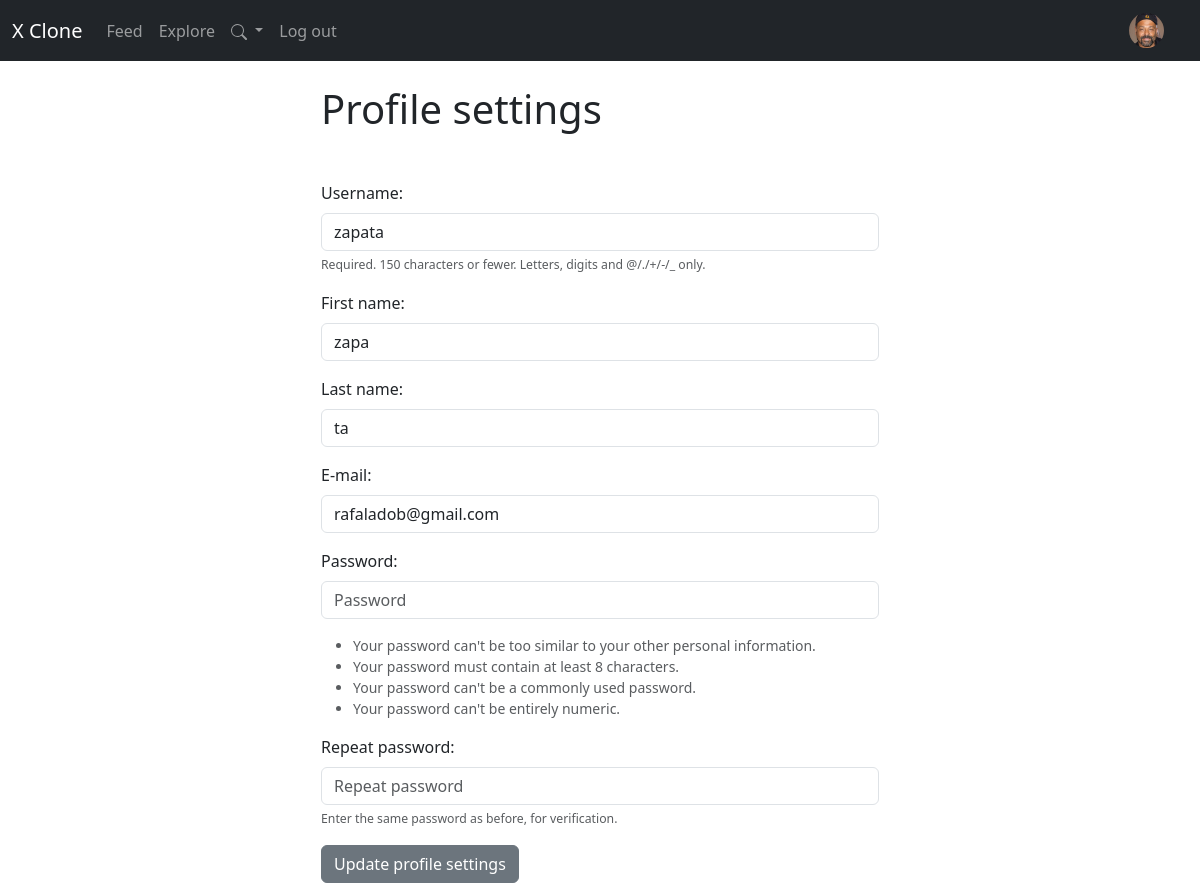
Screenshot of /update_user/ (signed in) with the database file from the repository.
### x/models.py (models this page shows, shortened)
class CustomUser(AbstractUser):
    follows = models.ManyToManyField("self",
                                     related_name="followed_by",
                                     symmetrical=False,
                                     blank=True)
    profile_image = models.ImageField(null=True, blank=True, upload_to='images/')
    profile_bio = models.CharField(null=True, blank=True, max_length=500)
    homepage_link = models.CharField(null=True, blank=True, max_length=150)
    facebook_link = models.CharField(null=True, blank=True, max_length=150)
    instagram_link = models.CharField(null=True, blank=True, max_length=150)
    linkedin_link = models.CharField(null=True, blank=True, max_length=150)

### x/views.py (the view)
# urls.py: path("update_user/", views.update_user, name="update_user"),
def update_user(request):
    if request.user.is_authenticated:
        current_user = CustomUser.objects.get(id = request.user.id)
        form = SignUpForm(request.POST or None, request.FILES or None, instance=current_user)
        if form.is_valid():
            form.save()
            login(request, current_user)
            messages.success(request, ("Your profile settings has been updated..."))
            return redirect('home')
        return  render (request, "update_user.html", {"current_user" : current_user, 'form': form})
    else:
        messages.success(request, ("You must be logget to see this page..."))
        return redirect('home')

### x/templates/update_user.html (shortened to what this page needs)
{% extends 'base.html' %}
{% block content %}
<div class="col-md-6 offset-md-3">
    <h1 class="mb-5">Profile settings</h1>
    <form method=POST enctype="multipart/form-data">
        {{ form.as_p}}
        <button type="submit" class="btn btn-secondary">Update profile settings</button>
      </form>
</div>
{% endblock %}

### x/templates/navbar.html (shortened to what this page needs)
{% load static %}
<nav class="navbar navbar-expand-lg bg-dark navbar-dark">
    <div class="container-fluid">
      <a class="navbar-brand" href="#">X Clone</a>
      <div class="collapse navbar-collapse" id="navbarNav">
        <ul class="navbar-nav">
          <li class="nav-item">
            <a class="nav-link" aria-current="page" href="{% url 'home' %}">Feed</a>
          </li>
          <li class="nav-item">
            <a class="nav-link" href="{% url 'profile_list' %}">Explore</a>
          </li>
          {% if user.is_authenticated%}
          <li class="nav-item dropdown">
            <a class="nav-link dropdown-toggle" href="#" id="navbarDropdown" role="button" data-bs-toggle="dropdown" aria-expanded="false">
              <svg xmlns="http://www.w3.org/2000/svg" width="16" height="16" fill="currentColor" class="bi bi-search" viewBox="0 0 16 16">
                <path d="M11.742 10.344a6.5 6.5 0 1 0-1.397 1.398h-.001q.044.06.098.115l3.85 3.85a1 1 0 0 0 1.415-1.414l-3.85-3.85a1 1 0 0 0-.115-.1zM12 6.5a5.5 5.5 0 1 1-11 0 5.5 5.5 0 0 1 11 0"/>
              </svg>
            </a>
          <li class="nav-item">
            <a class="nav-link" href="{% url 'logout' %}">Log out</a>
          </li>
          {% endif %}
        </ul>
        {% if user.is_authenticated %}
          <ul class="navbar-nav ms-auto">
            <li class="nav-link navbar-brand">
              {% if user.profile_image %}
             <a href="{% url 'profile' request.user.id %}"> <img src="{{user.profile_image.url}}" class="rounded-circle" width="35"></a>
              {% else %}
              <a href="{% url 'profile' request.user.id %}"><img src="{% static '/images/default_profile.jpg' %}" class="rounded-circle" width="35"></a>
              {% endif %}
            </li>
          </ul>
        {% endif %}
      </div>
    </div>
  </nav>

### rows the page displays
CustomUser: profile_image (picture), username "zapata", first_name "zapa", last_name "ta", email "rafaladob@gmail.com"
